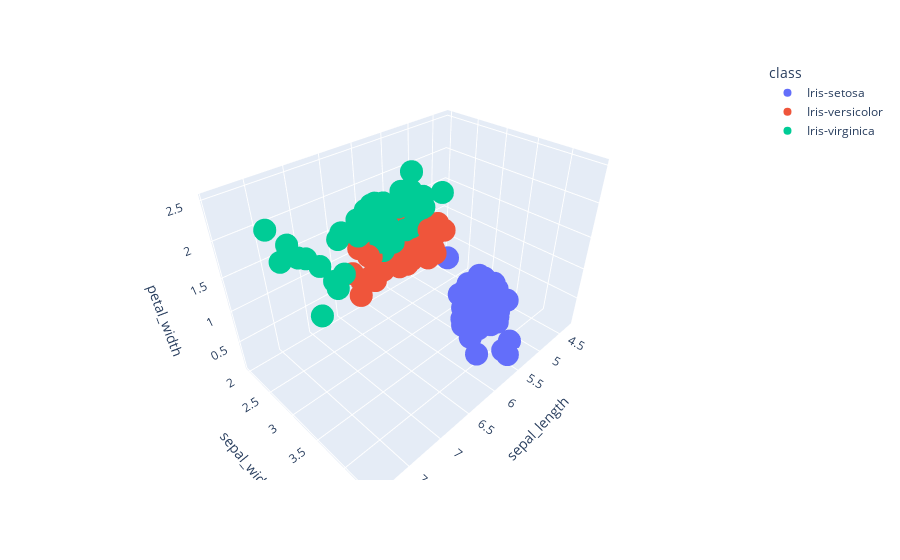

Write notebook code for a chart like this one.
### Markdown cell above
### Interactive Plots

### Code cell
# 3D Scatter Plots
# x-axis: sepal_length
# y-axis: sepal_width
# z-axis: petal_width
    
fig = px.scatter_3d(df, x='sepal_length', y='sepal_width', z='petal_width', color='class')
fig.show()

### Figure 1 — Plotly figure (JSON) as saved in the notebook; plotly's stock layout.template omitted (floating-point values rounded to 4 significant figures)
{"data": [{"hovertemplate": "class=Iris-setosa<br>sepal_length=%{x}<br>sepal_width=%{y}<br>petal_width=%{z}<extra></extra>", "legendgroup": "Iris-setosa", "marker": {"color": "#636efa", "symbol": "circle"}, "mode": "markers", "name": "Iris-setosa", "scene": "scene", "showlegend": true, "type": "scatter3d", "x": [5.1, 4.9, 4.7, 4.6, 5, 5.4, 4.6, 5, 4.4, 4.9, 5.4, 4.8, 4.8, 4.3, 5.8, 5.7, 5.4, 5.1, 5.7, 5.1, 5.4, 5.1, 4.6, 5.1, 4.8, 5, 5, 5.2, 5.2, 4.7, 4.8, 5.4, 5.2, 5.5, 4.9, 5, 5.5, 4.9, 4.4, 5.1, 5, 4.5, 4.4, 5, 5.1, 4.8, 5.1, 4.6, 5.3, 5], "y": [3.5, 3, 3.2, 3.1, 3.6, 3.9, 3.4, 3.4, 2.9, 3.1, 3.7, 3.4, 3, 3, 4, 4.4, 3.9, 3.5, 3.8, 3.8, 3.4, 3.7, 3.6, 3.3, 3.4, 3, 3.4, 3.5, 3.4, 3.2, 3.1, 3.4, 4.1, 4.2, 3.1, 3.2, 3.5, 3.1, 3, 3.4, 3.5, 2.3, 3.2, 3.5, 3.8, 3, 3.8, 3.2, 3.7, 3.3], "z": [0.2, 0.2, 0.2, 0.2, 0.2, 0.4, 0.3, 0.2, 0.2, 0.1, 0.2, 0.2, 0.1, 0.1, 0.2, 0.4, 0.4, 0.3, 0.3, 0.3, 0.2, 0.4, 0.2, 0.5, 0.2, 0.2, 0.4, 0.2, 0.2, 0.2, 0.2, 0.4, 0.1, 0.2, 0.1, 0.2, 0.2, 0.1, 0.2, 0.2, 0.3, 0.3, 0.2, 0.6, 0.4, 0.3, 0.2, 0.2, 0.2, 0.2]}, {"hovertemplate": "class=Iris-versicolor<br>sepal_length=%{x}<br>sepal_width=%{y}<br>petal_width=%{z}<extra></extra>", "legendgroup": "Iris-versicolor", "marker": {"color": "#EF553B", "symbol": "circle"}, "mode": "markers", "name": "Iris-versicolor", "scene": "scene", "showlegend": true, "type": "scatter3d", "x": [7, 6.4, 6.9, 5.5, 6.5, 5.7, 6.3, 4.9, 6.6, 5.2, 5, 5.9, 6, 6.1, 5.6, 6.7, 5.6, 5.8, 6.2, 5.6, 5.9, 6.1, 6.3, 6.1, 6.4, 6.6, 6.8, 6.7, 6, 5.7, 5.5, 5.5, 5.8, 6, 5.4, 6, 6.7, 6.3, 5.6, 5.5, 5.5, 6.1, 5.8, 5, 5.6, 5.7, 5.7, 6.2, 5.1, 5.7], "y": [3.2, 3.2, 3.1, 2.3, 2.8, 2.8, 3.3, 2.4, 2.9, 2.7, 2, 3, 2.2, 2.9, 2.9, 3.1, 3, 2.7, 2.2, 2.5, 3.2, 2.8, 2.5, 2.8, 2.9, 3, 2.8, 3, 2.9, 2.6, 2.4, 2.4, 2.7, 2.7, 3, 3.4, 3.1, 2.3, 3, 2.5, 2.6, 3, 2.6, 2.3, 2.7, 3, 2.9, 2.9, 2.5, 2.8], "z": [1.4, 1.5, 1.5, 1.3, 1.5, 1.3, 1.6, 1, 1.3, 1.4, 1, 1.5, 1, 1.4, 1.3, 1.4, 1.5, 1, 1.5, 1.1, 1.8, 1.3, 1.5, 1.2, 1.3, 1.4, 1.4, 1.7, 1.5, 1, 1.1, 1, 1.2, 1.6, 1.5, 1.6, 1.5, 1.3, 1.3, 1.3, 1.2, 1.4, 1.2, 1, 1.3, 1.2, 1.3, 1.3, 1.1, 1.3]}, {"hovertemplate": "class=Iris-virginica<br>sepal_length=%{x}<br>sepal_width=%{y}<br>petal_width=%{z}<extra></extra>", "legendgroup": "Iris-virginica", "marker": {"color": "#00cc96", "symbol": "circle"}, "mode": "markers", "name": "Iris-virginica", "scene": "scene", "showlegend": true, "type": "scatter3d", "x": [6.3, 5.8, 7.1, 6.3, 6.5, 7.6, 4.9, 7.3, 6.7, 7.2, 6.5, 6.4, 6.8, 5.7, 5.8, 6.4, 6.5, 7.7, 7.7, 6, 6.9, 5.6, 7.7, 6.3, 6.7, 7.2, 6.2, 6.1, 6.4, 7.2, 7.4, 7.9, 6.4, 6.3, 6.1, 7.7, 6.3, 6.4, 6, 6.9, 6.7, 6.9, 5.8, 6.8, 6.7, 6.7, 6.3, 6.5, 6.2, 5.9], "y": [3.3, 2.7, 3, 2.9, 3, 3, 2.5, 2.9, 2.5, 3.6, 3.2, 2.7, 3, 2.5, 2.8, 3.2, 3, 3.8, 2.6, 2.2, 3.2, 2.8, 2.8, 2.7, 3.3, 3.2, 2.8, 3, 2.8, 3, 2.8, 3.8, 2.8, 2.8, 2.6, 3, 3.4, 3.1, 3, 3.1, 3.1, 3.1, 2.7, 3.2, 3.3, 3, 2.5, 3, 3.4, 3], "z": [2.5, 1.9, 2.1, 1.8, 2.2, 2.1, 1.7, 1.8, 1.8, 2.5, 2, 1.9, 2.1, 2, 2.4, 2.3, 1.8, 2.2, 2.3, 1.5, 2.3, 2, 2, 1.8, 2.1, 1.8, 1.8, 1.8, 2.1, 1.6, 1.9, 2, 2.2, 1.5, 1.4, 2.3, 2.4, 1.8, 1.8, 2.1, 2.4, 2.3, 1.9, 2.3, 2.5, 2.3, 1.9, 2, 2.3, 1.8]}], "layout": {"legend": {"title": {"text": "class"}, "tracegroupgap": 0}, "margin": {"t": 60}, "scene": {"domain": {"x": [0, 1], "y": [0, 1]}, "xaxis": {"title": {"text": "sepal_length"}}, "yaxis": {"title": {"text": "sepal_width"}}, "zaxis": {"title": {"text": "petal_width"}}}}}
